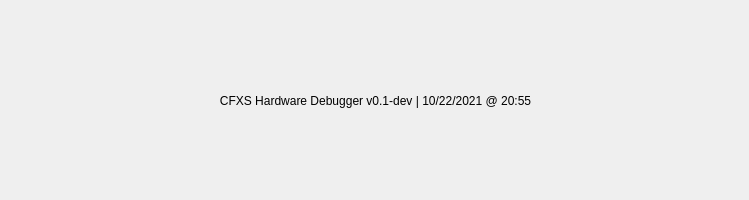
<?xml version="1.0" encoding="UTF-8"?>
<ui version="4.0">
 <class>AboutWindow</class>
 <widget class="QWidget" name="AboutWindow">
  <property name="windowModality">
   <enum>Qt::ApplicationModal</enum>
  </property>
  <property name="geometry">
   <rect>
    <x>0</x>
    <y>0</y>
    <width>749</width>
    <height>200</height>
   </rect>
  </property>
  <property name="sizePolicy">
   <sizepolicy hsizetype="Fixed" vsizetype="Fixed">
    <horstretch>0</horstretch>
    <verstretch>0</verstretch>
   </sizepolicy>
  </property>
  <property name="windowTitle">
   <string>Form</string>
  </property>
  <widget class="QLabel" name="label_Version">
   <property name="geometry">
    <rect>
     <x>0</x>
     <y>0</y>
     <width>751</width>
     <height>201</height>
    </rect>
   </property>
   <property name="text">
    <string>CFXS Hardware Debugger v0.1-dev | 10/22/2021 @ 20:55</string>
   </property>
   <property name="alignment">
    <set>Qt::AlignCenter</set>
   </property>
  </widget>
 </widget>
 <resources/>
 <connections/>
</ui>
